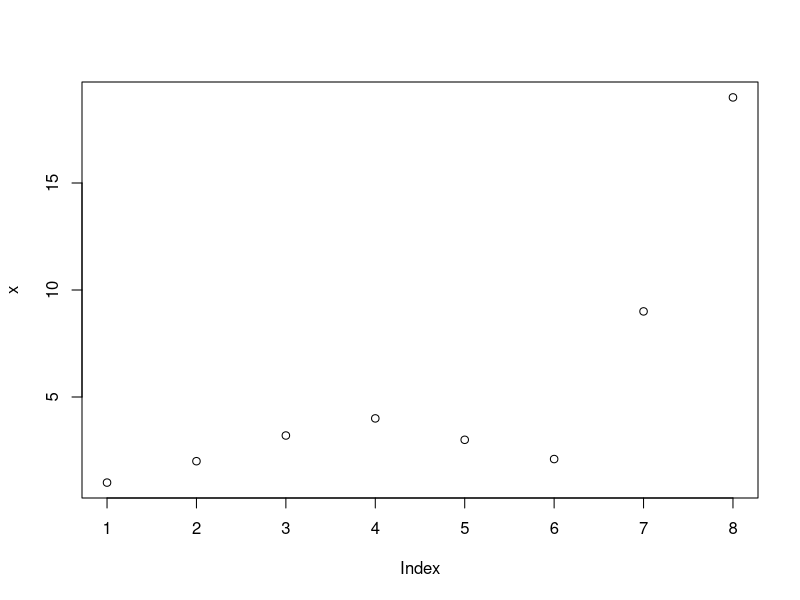
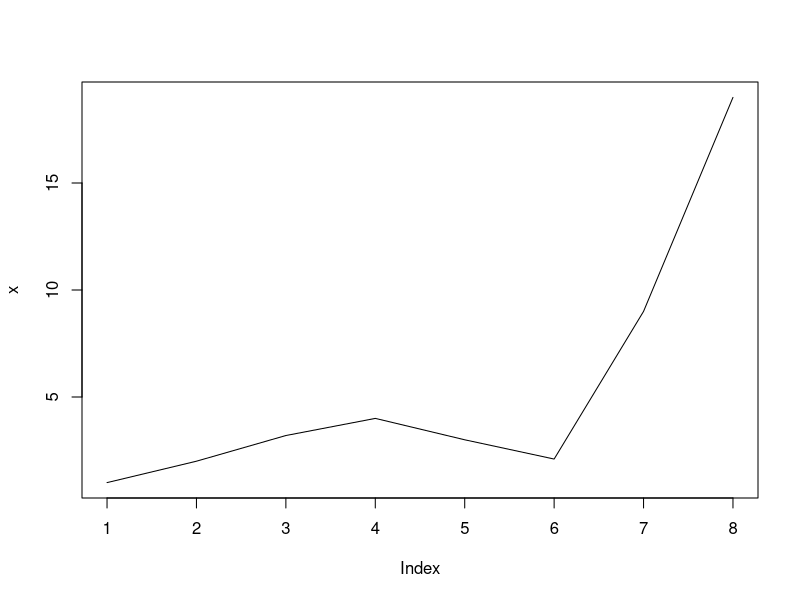
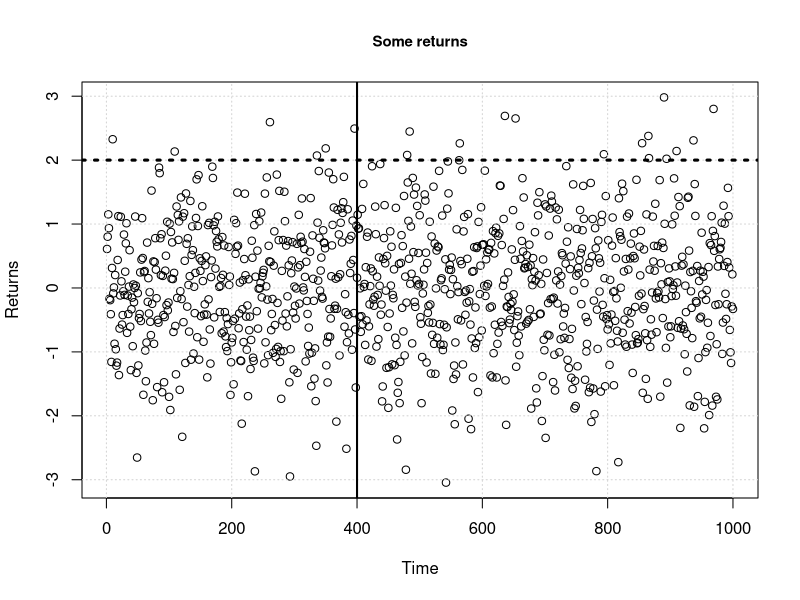
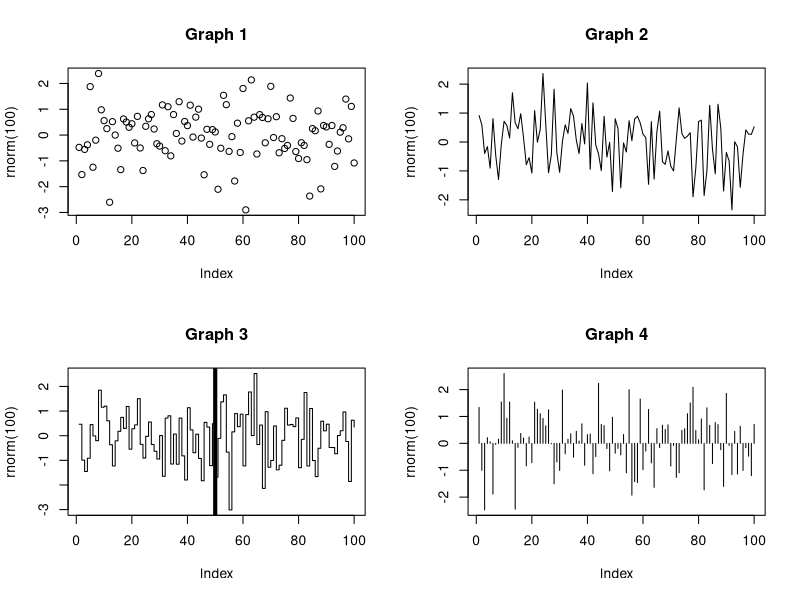
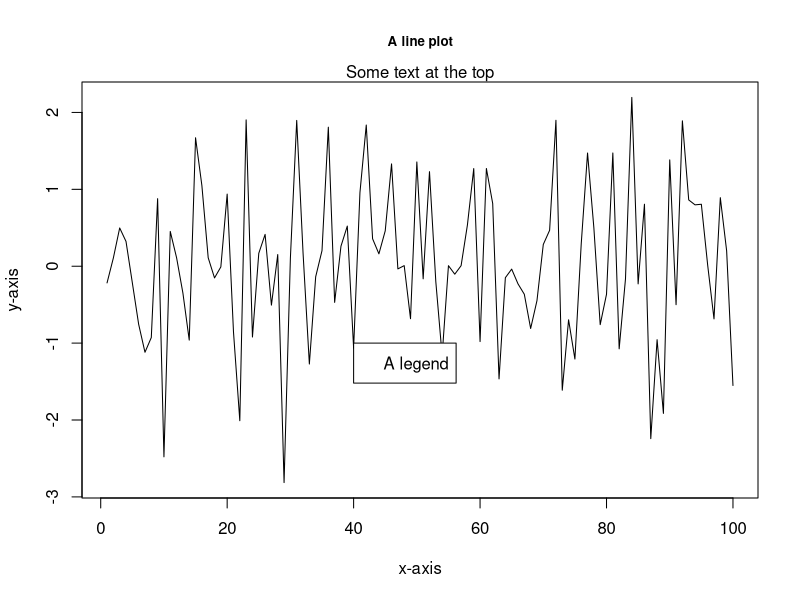

Source code (R) for these figures, in order:
###########################################################
############### Chapter2_ToolsOfTheTrade.r ################
###########################################################

# Purpose
# ---------------------------------------------------------
# Simple Commands using R, syntax review, common data containers
#
# Note that I will often call the variable immediately after assigning it in
# order to print to the console (the file can be executed with Rscript filename

# Basic Math
# -------------------------------------
# R can be used as a scientific calculator to evaluate expressions

1+1
sqrt(2)
20 + (26.8 * 23.4) / 2 + exp(1.34) * cos(1)
sin(1)
5^4
sqrt(-1 + 0i)

# Advanced mathematical operations are also possible
integrand <- function(x) 1 / ((x + 1) * sqrt(x))
integrate(integrand, lower = 0, upper = Inf)

# Variables and assignment
# -------------------------------------
# The assignment of a value to a variable is accomplished via the <- operation
x <- 3
x

x <- x + 1
x

z <- x^2
z

z <- "hello quants"
z

y <- "a"
y

Z <- sqrt(2)
Z

# Dots are acceptable in variable names
new.X <- 2.3
new.X

# Note that assignment via = is acceptable too, but for a more functional style
# I will continue to use <-


# Data Containers
# -------------------------------------
# Important and common data containers in R are vectors, matrices, data frames,
# lists, and environments

# Using the concatenation operator c() object
first_vector <- c(1, 2, 3, 4, 5, 6)
first_vector

second_vector <- c("a", "b", "hello")
second_vector

# Note the 2 and 23 are converted to strings
third_vector <- c("a", 2, 23)
third_vector

# It is straightforward to concatenate vectors and elements
new_vector <- c(first_vector, 7, 8, 9, second_vector)
new_vector

# Note that R is 1-indexed (unlike python which is 0-indexed)
example_1 <- new_vector[4]
example_1

# Extract the 5th and 8th elements
example_2 <- new_vector[c(5,8)]
example_2

# Vectorization is also supported in R
x <- c(1, 5, 10, 15, 20)

x2 <- x * 2
x2

x3 <- x ^2
x3

x4 <- x / x2
x4

x5 <- round(x * (x / x2) ^ 3.5 + sqrt(x4), 3)
x5

x6 <- round(c(c(x2[2:4], x3[1:2]), x5[4]), 2)
x6

# The matrix() object
# ---------------------------
# Matrices are stored in columnar format
my_matrix <- matrix(c(1, 2, 3, 4, 5, 6), nrow =2, ncol = 3)
my_matrix

# To arrange by row format:
my_matrix <- matrix(c(1, 2, 3, 4, 5, 6), nrow =2, ncol = 3, byrow = TRUE)
my_matrix

# A matrix is an object and has certain attributes as a result, lets create a
# matrix with its rows and columns labelled
dimnames(my_matrix) <- list(c("one", "hello"), c("column1", "column2", "column3"))
my_matrix

# We can now query the matrix for its attributes
attributes(my_matrix)

# To extract an element
ans <- my_matrix[1,3]
ans

# Operations on matrices can also be vecorized
new_matrix_1 <- my_matrix * my_matrix
new_matrix_1

new_matrix_2 <- sqrt(my_matrix)
new_matrix_2

# Vectorization and single element operations can be used in tandem
mat1 <- matrix(rnorm(1000), nrow = 100)
round(mat1[1:5, 2:6],3)

mat2 <- mat1[1:25, ] ^ 2
head(round(mat2,0), 9)[,1:7]

# The data.frame() object
# ---------------------------
# It's helpful to think of the data.frame() object as a single spreadsheet. It
# is a hybrid, two-dimensional container that can include different variable
# types at the same time. When data is read into R from an external environment
# it usually results in a data.frame() object

df <- data.frame(price = c(89.2, 23.2, 21.2),
                 symbol = c("MOT", "AAPL", "IBM"),
                 action = c("Buy", "Sell", "Buy"))
df

# Factors are a convenient data type that can assist in the categorization of
# data, to explicitly disable use the stringsAsFactors = FALSE argument
df3 <- data.frame(price = c(89.2, 23.2, 21.2),
                  symbol = c("MOT", "AAPL", "IBM"),
                  action = c("Buy", "Sell", "Buy"),
                  stringsAsFactors = FALSE)
class(df3$symbol)

# To find out what arguments are available for standard R functions use ? in
# front of the function
#?data.frame #suppress the output incase running as a script

# Dataframes can also be indexed via [ , ]
price <- df[1, 1]
price

# Intentionally show that R will throw an error if cols are different lengths
#df2 <- data.frame(col1 = c(1, 2, 3), col2 = c(1, 2, 3, 4))

# The $ operator extracts data columns by name
symbols <- df$symbol
symbols

# The "Levels" descriptor for the symbols implies that the type is a "factor
class(symbols)

# But remember we can set this type casting off as we did with df3 above
symbols <- df3$symbol
symbols

# The list() object
# ---------------------------
# The list object is very useful in that it is a more general container and can
# store objects of different types and sizes

my_list <- list(a = c(1, 2, 3, 4, 5),
                b = matrix(1:10, nrow = 2, ncol = 5),
                c = data.frame(price = c(89.3, 98.2, 21.2),
                               stock = c("MOT", "IBM", "CSCO")))
my_list

# Lists can be indexed by passing a number or by passing the element name into
# a double bracket operator [[]]
first_element <- my_list[[1]]
first_element

second_element <- my_list[["b"]]
second_element
class(second_element)

# Note that single brackets extract a section of a list (which is a list as a
# result), double brackets return an element of the list

part_of_list <- my_list[c(1, 3)]
part_of_list
class(part_of_list)

# length() returns the size of a list
length(my_list)

# The new.env() object
# ---------------------------
# The environment object is a powerful data structure in R due to leveraging
# quite a bit of it's inner workings "under the hood. It is most similar to a
# list object in the variability of what size and type of objects it can store
# but also has an added reference layer to a parent environment. Reference
# Semantics entail that variables do not store objects by their values but
# rather their address in memory, so only the address is passed around rather
# than the entire object. In short Environments are often used to emulate
# hash maps with O(1) lookup performance.

env <- new.env()
# Just as with lists we can assign by [[]] or by $
env[["first"]] <- 5
env[["second"]] <- 6
env$third <- 7

# Note that calling the object won't display it's contents but rather it's
# hexadecimal memory address
env

# ls() is needed in order to access names
ls(env)

# To obtain values associated with the names we can use the get() method
get("first", envir = env)

# Remove elements from an environment with rm()
rm("second", envir = env)
ls(env)

# Note that because environments use Reference Semantics, creating a copy of an
# environment than altering it, will also alter the original environment
# because the same underlying memory addresses/ pointers are always used

env_2 <- env
env_2$third <- 42
get("third", envir = env) # will be 42 even though we didn't directly change env

# Plotting
# -------------------------------------
# R has decent plotting/graphing capabilities even in the base installation.
# The more advanced graphing functionality is provided by external packages
# such as ggplot2, ggvis, rCharts, and rgl, all available on CRAN.

# The plot() command
# ---------------------------
# Create a vector of numbers x and plot them
# NOTE: running via terminal/ shell with Rscript will not create plot windows.
# These lines/ this section is more convenient in the R console or RStudio
x <- c(1,2, 3.2, 4, 3, 2.1, 9, 19)
plot(x)

# The type argument can be used to modify the graph, (say you want a line plot)
plot(x, type = 'l')

# Some nicer plotting (axis labels, title, grid, etc)
plot(rnorm(1000), main = "Some returns", cex.main = 0.9, xlab = "Time", ylab =
       "Returns")

# Superimpose a basic grid
grid()

# Create a few vertical and horizontal lines
abline(v = 400, lwd = 2, lty = 1)
abline(h = 2, lwd = 3, lty = 3)

# The par() command is used to query or set up global parameters that can be
# used to by all subsequent calls to plot() (like subplot set up)

# Create a 2-row, 2-column format
par(mfrow = c(2,2))

# First plot (points)
plot(rnorm(100), main = "Graph 1")

# Second plot (lines)
plot(rnorm(100), main = "Graph 2", type = "l")

# Third plot (steps) with a vertical line
plot(rnorm(100), main = "Graph 3", type = "s")
abline(v = 50, lwd = 4)

# Forth plot
plot(rnorm(100), type = "h", main = "Graph 4")

# Reset plot window
par(mfrow = c(1, 1))

# Add some text and a legend to a plot
plot(rnorm(100), main = "A line plot",
     cex.main = 0.8,
     xlab = "x-axis",
     ylab = "y-axis",
     type = "l")

# Extra text
mtext("Some text at the top", side = 3)

# At x = 40 and y = -1 coordinates add a legend
legend(40, -1, "A legend")

# The formals() function can also be used to extract the arguments of a function
formals(plot.default)

# Function
# -------------------------------------

# Add up all integers between 1 and 100, functionally
ans <- sum(1:100)
ans

# Imperitively we could write
answer <- 0
for(i in 1:100) {
  answer <- answer + i
}
answer

# The following few functions are worth memorizing

# Create 100 standard normals
x <- rnorm(100, mean = 0, sd = 1)
x

# Find the length of a vector x
length(x)

# Compute the mean of x
mean(x)

# Compute the standard deviation of x
sd(x)

# Compute the median value of x
median(x)

# Compute the range (min, max) of x
range(x)

# Find the sum of all the numbers in x
sum(x)

# Do a cumulative sum of the values in x
cumsum(x)

# Display the first three elements of x
head(x, 3)

# Display summary statistics on x
summary(x)

# Sortt x from largest to smallest
sort(x, decreasing = TRUE)

# Compute the successive difference in x
diff(x)

# Create an integer sequence from 1 to 10
1:10

# Create a sequence from 1 to 10 with step size 0.1
seq(1, 10, 0.1)

# Print the string hello to the screen
print("hello")

# Example of a conditional statement / loop
# Define a boolean variable
my_boolean <- 1 == 2

if(my_boolean) {
  print("not correct")
} else {
  print("XYZ")
}

# for() loop examples
for(i in 1:5) {
  cat(i, "\n")
}

some_list <- list()
for(z in c("hello", "goodbye")) {
  some_list[[z]] <- z
}
some_list


